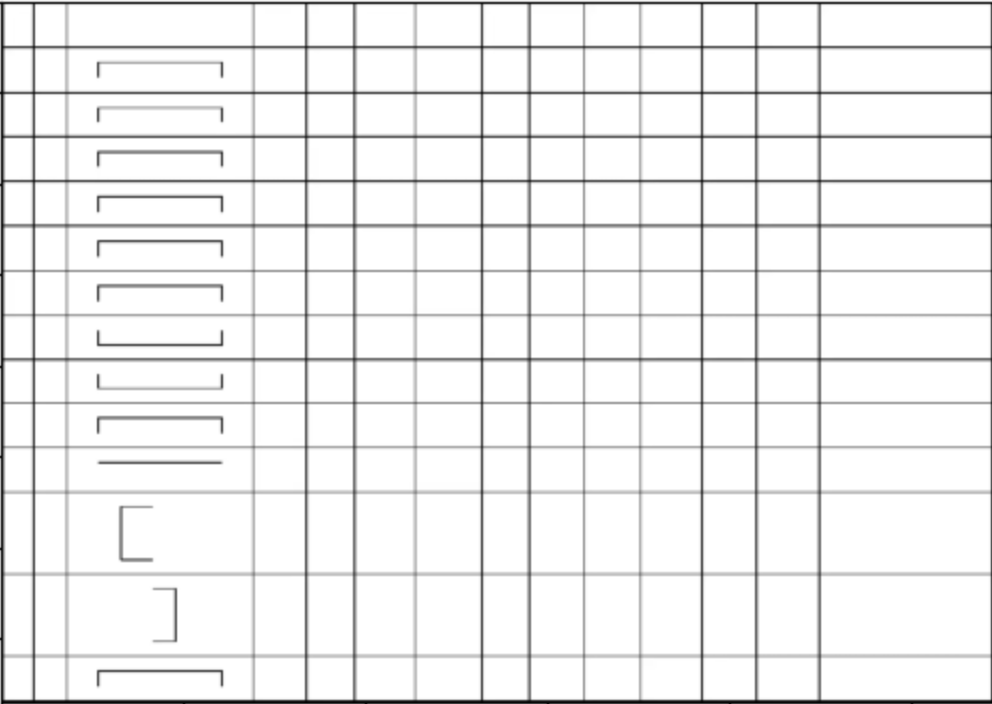
#> input picture Bend_Detection/test_img.png, 992 x 704 px
$ jupyter execute Rebar-Bend_Detection.ipynb
#> lines starting #> are read from the running program, lines starting #| are printed output that depends on the picture; after the words box and inside, x2 and y2 are one past the last pixel; in counts of white or black regions, pixels touching at a corner belong together
[cell 1]
#Libraries req
import cv2
import os
import numpy as np
import matplotlib.pyplot as plt

[cell 2]
# Load the grayscale image
img_path = "test_img.png"
if not os.path.exists(img_path):
  raise FileNotFoundError(f"The image file '{img_path}' does not exist.")

img = cv2.imread(img_path)
#> img is the input picture: shape (704, 992, 3); min 1, max 255, mean 239.8

[cell 3]
import cv2
import os
import numpy as np
import matplotlib.pyplot as plt

# Load the grayscale image
img_path = "test_img.png"
if not os.path.exists(img_path):
    raise FileNotFoundError(f"The image file '{img_path}' does not exist.")

img = cv2.imread(img_path, cv2.IMREAD_GRAYSCALE)
#> img: shape (704, 992); min 1, max 255, mean 239.8

# Constants for Canny edge detection
LOWER_CANNY_THRESHOLD = 80
UPPER_CANNY_THRESHOLD = 180

# Constants for edge counting
EDGE_COUNT_THRESHOLD = 25  # Minimum edges to consider a valid column
MIN_COLUMN_WIDTH = 40  # Minimum width for a valid column

# Function to find column boundaries based on edge counts
def find_column_boundaries(edge_count, threshold, min_width):
    column_boundaries = []
    inside_column = False

    for i in range(len(edge_count)):
        if edge_count[i] > threshold and not inside_column:
            column_boundaries.append(i)  # Start of a new column
            inside_column = True
        elif edge_count[i] <= threshold and inside_column:
            column_boundaries.append(i)  # End of the column
            inside_column = False

    valid_columns = []
    i = 0
    while i < len(column_boundaries) - 1:
        start = column_boundaries[i]
        end = column_boundaries[i + 1]
        if end - start >= min_width:
            valid_columns.append((start, end))
        i += 2

    return valid_columns

# Apply Canny edge detection
canny_image = cv2.Canny(img, LOWER_CANNY_THRESHOLD, UPPER_CANNY_THRESHOLD)
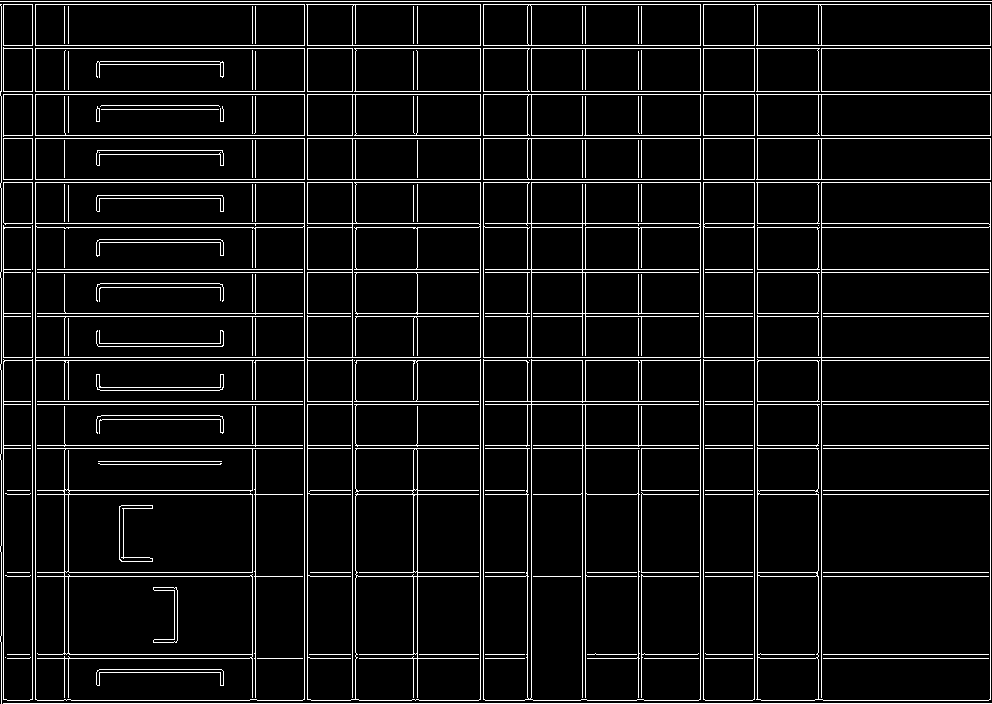
#> canny_image: shape (704, 992); 7.3% white in thin lines or dots

# Count edges in each column and find boundaries
edge_count = np.sum(canny_image == 255, axis=0)
#> edge_count = 992 values, max 690 at index 35, min 1 at index 2, mean 51.39
valid_columns = find_column_boundaries(edge_count, EDGE_COUNT_THRESHOLD, MIN_COLUMN_WIDTH)
#> the loop in find_column_boundaries, `for i in range(len(edge_count)):` made 992 passes
#> inside_column on passes 1, 3, 4, 32, 33, 34, 36, 37, 38, 254, 255, 304: True, False, True, False, True, False, True, False, True, False, True, False
#> after the loop in find_column_boundaries, `for i in range(len(edge_count)):`: column_boundaries = 52 values from 0 to 991; inside_column = False
#> the loop in find_column_boundaries, `while i < len(column_boundaries) - 1:` made 26 passes
#> (start, end, i) on passes 1 to 12: (0, 2, 2), (3, 31, 4), (32, 33, 6), (35, 36, 8), (37, 253, 10), (254, 303, 12), (304, 305, 14), (307, 351, 16), (352, 353, 18), (355, 479, 20), (480, 481, 22), (483, 484, 24)
#> after the loop in find_column_boundaries, `while i < len(column_boundaries) - 1:`: i = 52; valid_columns = [(37, 253), (254, 303), (307, 351), (355, 479), (485, 529), (533, 581), (585, 640), (641, 699), (705, 753), (757, 819), (823, 989)]

# Crop the original image based on valid columns
if valid_columns:
    # Get the start and end column indices
    start_col, end_col = max(valid_columns, key=lambda x: x[1] - x[0])
#> start_col = 37; end_col = 253

    # Adjust start_col and end_col to remove 10 pixels from each side
    start_col = min(start_col + 10, end_col - 10)  # Ensure it doesn't exceed other boundaries
#> start_col = 47
    end_col = max(start_col + 10, min(end_col - 10, img.shape[1]))  # Avoid going out of image bounds
#> end_col = 243

    cropped_image = img[:, start_col:end_col]
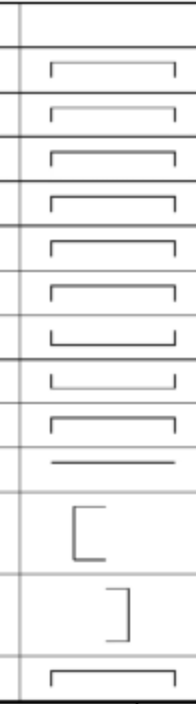
#> cropped_image: shape (704, 196); min 6, max 255, mean 239.9

# Create binary images using global and adaptive thresholding
global_threshold = 150  # Example threshold value
_, binary_image_global = cv2.threshold(
    cropped_image, global_threshold, 255, cv2.THRESH_BINARY
)
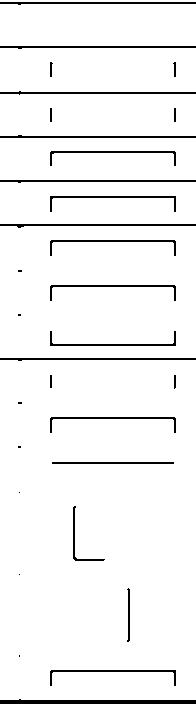
#> binary_image_global: shape (704, 196); 95.3% white; black in thin lines or dots

adaptive_threshold_size = 11  # Size of the neighborhood for adaptive thresholding
adaptive_constant = 2  # Constant subtracted from the adaptive threshold
binary_image_adaptive = cv2.adaptiveThreshold(
    cropped_image, 255, cv2.ADAPTIVE_THRESH_MEAN_C, cv2.THRESH_BINARY, adaptive_threshold_size, adaptive_constant
)
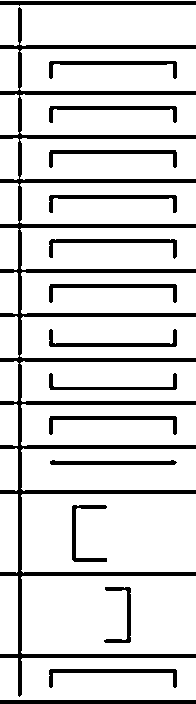
#> binary_image_adaptive: shape (704, 196); 84.4% white; 16 black regions, largest, box (x1, y1, x2, y2) and area: (0, 7, 196, 697) 12524, (0, 1, 196, 6) 785, (0, 700, 196, 704) 784

# Visualize the results
plt.subplot(1, 3, 1)
plt.imshow(canny_image, cmap='gray')
plt.title("Canny Edge Image")

plt.subplot(1, 3, 2)
plt.imshow(binary_image_global, cmap='gray')
plt.title("Global Threshold")

plt.subplot(1, 3, 3)
plt.imshow(binary_image_adaptive, cmap='gray')
plt.title("Adaptive Threshold")

plt.show()

# Optional: Save the binary images if needed
cv2.imwrite("binary_image_global.jpg", binary_image_global)
cv2.imwrite("binary_image_adaptive.jpg", binary_image_adaptive)
#> Out = True

$ run again, with Bend_Detection/Table.png copied over Bend_Detection/test_img.png
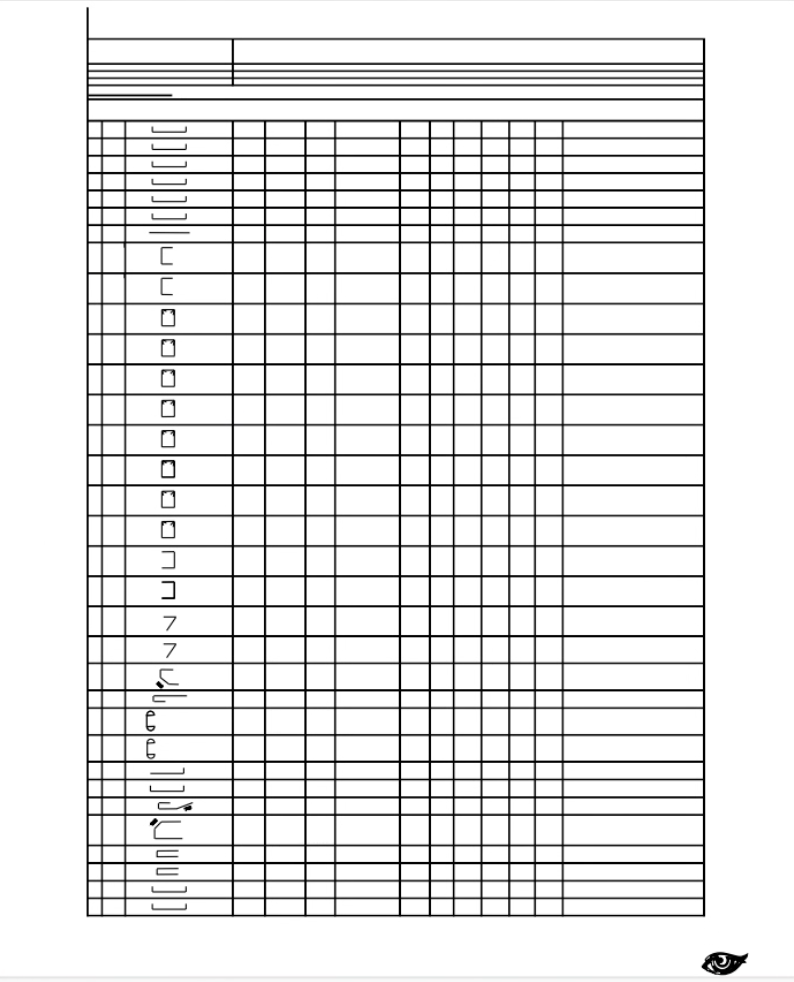
#> input picture Bend_Detection/Table.png, 794 x 982 px
#> img is the input picture: shape (982, 794, 3); mean B, G, R 231.2, 231.2, 231.2
#> img: shape (982, 794)
#> `canny_image = cv2.Canny(img, LOWER_CANNY_THRESHOLD, UPPER_CANNY_THRESH..`:
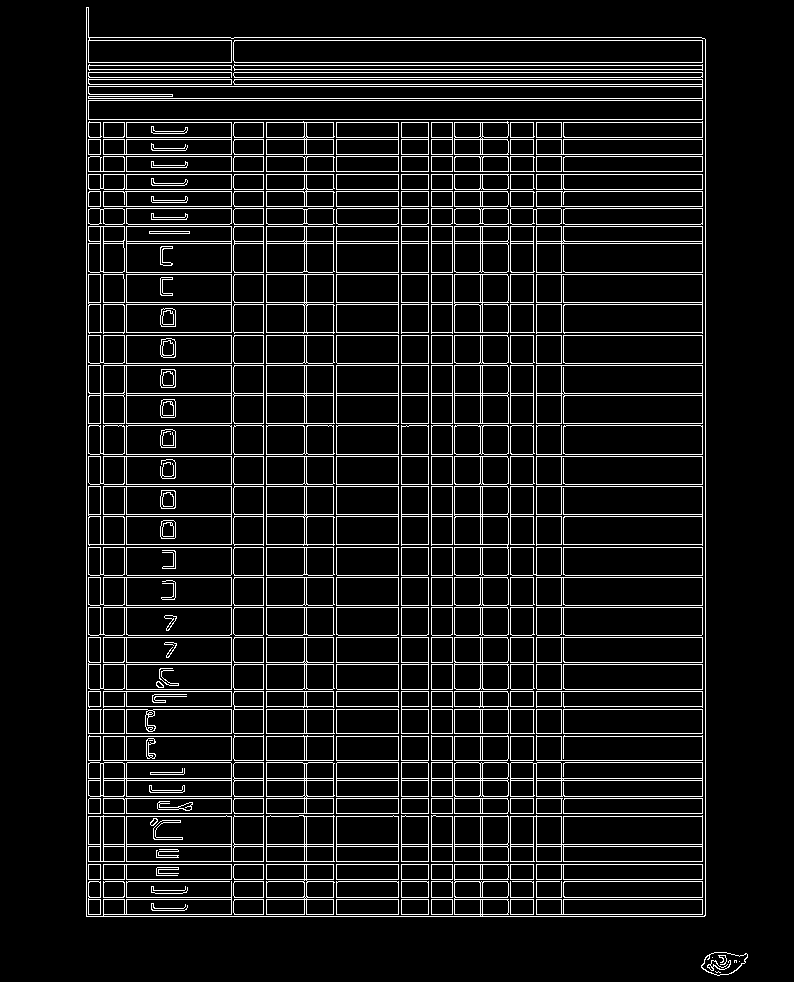
#> canny_image: shape (982, 794); 9.4% white in thin lines or dots, all inside (x1, y1, x2, y2) = (86, 7, 748, 976)
#> edge_count = 794 values, max 910 at index 86, min 0 at index 0, mean 91.9
#> the loop in find_column_boundaries, `for i in range(len(edge_count)):` made 794 passes
#> inside_column on passes 87, 88, 89, 233, 234, 265, 267, 336: True, False, True, False, True, False, True, False
#> after the loop in find_column_boundaries, `for i in range(len(edge_count)):`: column_boundaries = [86, 87, 88, 232, 233, 264, 266, 335, 336, 399, 401, 429, 431, 453, 454, 509, 510, 535, 536, 703, 705, 706]; inside_column = False
#> the loop in find_column_boundaries, `while i < len(column_boundaries) - 1:` made 11 passes
#> (start, end, i) on passes 1 to 8: (86, 87, 2), (88, 232, 4), (233, 264, 6), (266, 335, 8), (336, 399, 10), (401, 429, 12), (431, 453, 14), (454, 509, 16)
#> after the loop in find_column_boundaries, `while i < len(column_boundaries) - 1:`: i = 22; valid_columns = [(88, 232), (266, 335), (336, 399), (454, 509), (536, 703)]
#> `start_col, end_col = max(valid_columns, key=lambda x: x[1] - x[0])`: start_col = 536; end_col = 703
#> `start_col = min(start_col + 10, end_col - 10)  # Ensure it doesn't exc..`: start_col = 546
#> `end_col = max(start_col + 10, min(end_col - 10, img.shape[1]))`: end_col = 693
#> binary_image_global: shape (982, 147); 90.1% white; black in thin lines or dots, all inside (x1, y1, x2, y2) = (0, 38, 147, 917)
#> `binary_image_adaptive = cv2.adaptiveThreshold( cropped_image, 255, cv2..`:
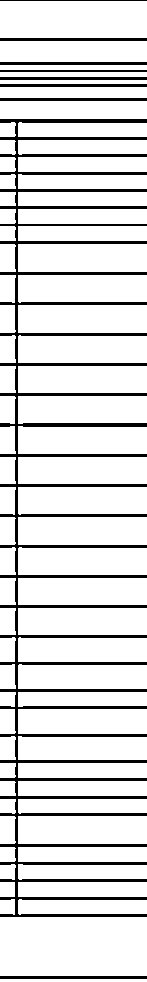
#> binary_image_adaptive: shape (982, 147); 86.1% white; 9 black regions, largest, box (x1, y1, x2, y2) and area: (0, 119, 147, 917) 16963, (0, 38, 147, 41) 441, (0, 62, 147, 65) 441
#> Out = True
